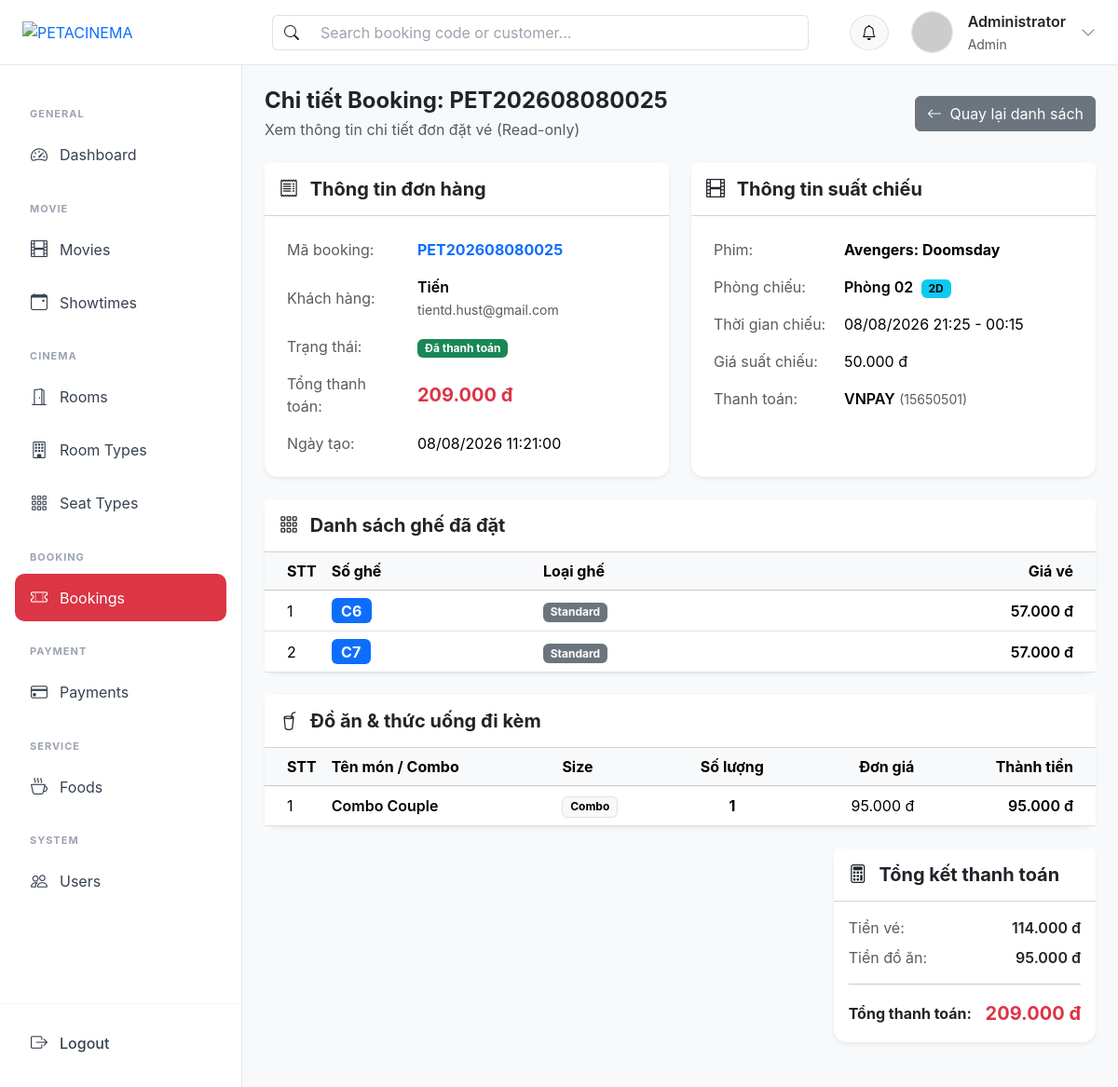
The app's page /?action=booking_show&id=25 (signed in) with its own data.
### tables this page shows
CREATE TABLE `bookings` (
  `id` int NOT NULL,
  `booking_code` varchar(30) DEFAULT NULL,
  `user_id` int NOT NULL,
  `showtime_id` int NOT NULL,
  `payment_id` int DEFAULT NULL,
  `total_amount` decimal(10,2) DEFAULT NULL,
  `status` enum('pending','paid','cancelled') DEFAULT 'pending',
  `created_at` timestamp NULL DEFAULT CURRENT_TIMESTAMP,
  `checkin_status` enum('pending','checked_in') NOT NULL DEFAULT 'pending',
  `checked_in_at` datetime DEFAULT NULL,
  `checked_in_by` int DEFAULT NULL
);

CREATE TABLE `users` (
  `id` int NOT NULL,
  `fullname` varchar(255) NOT NULL,
  `email` varchar(255) NOT NULL,
  `password` varchar(255) NOT NULL,
  `role` enum('user','staff','admin') DEFAULT 'user',
  `status` enum('active','inactive','banned') DEFAULT 'active',
  `created_at` timestamp NULL DEFAULT CURRENT_TIMESTAMP
);

CREATE TABLE `movies` (
  `id` int NOT NULL,
  `title` varchar(255) NOT NULL,
  `genres` varchar(255) DEFAULT NULL,
  `duration` int NOT NULL,
  `description` text,
  `trailer` varchar(255) DEFAULT NULL,
  `poster` varchar(255) DEFAULT NULL,
  `release_date` date DEFAULT NULL,
  `language` varchar(100) DEFAULT NULL,
  `director` varchar(255) DEFAULT NULL,
  `actors` text,
  `age_rating` varchar(20) DEFAULT NULL,
  `status` enum('coming_soon','now_showing','ended') DEFAULT 'coming_soon'
);

CREATE TABLE `rooms` (
  `id` int NOT NULL,
  `room_type_id` int NOT NULL,
  `name` varchar(100) NOT NULL,
  `total_seats` int NOT NULL
);

CREATE TABLE `room_types` (
  `id` int NOT NULL,
  `name` varchar(50) NOT NULL,
  `price_modifier` decimal(10,2) DEFAULT '0.00',
  `description` text
);

CREATE TABLE `showtimes` (
  `id` int NOT NULL,
  `movie_id` int NOT NULL,
  `room_id` int NOT NULL,
  `start_time` datetime NOT NULL,
  `end_time` datetime NOT NULL,
  `base_price` decimal(10,2) NOT NULL
);

CREATE TABLE `payments` (
  `id` int NOT NULL,
  `payment_method` varchar(100) DEFAULT NULL,
  `transaction_code` varchar(255) DEFAULT NULL,
  `amount` decimal(10,2) DEFAULT NULL,
  `status` enum('pending','completed','failed') DEFAULT 'pending',
  `payment_time` timestamp NULL DEFAULT NULL
);

CREATE TABLE `tickets` (
  `id` int NOT NULL,
  `booking_id` int NOT NULL,
  `seat_id` int NOT NULL,
  `price` decimal(10,2) NOT NULL
);

CREATE TABLE `seats` (
  `id` int NOT NULL,
  `room_id` int NOT NULL,
  `seat_type_id` int NOT NULL,
  `seat_number` varchar(10) NOT NULL,
  `row_char` varchar(2) DEFAULT NULL,
  `col_num` int DEFAULT NULL,
  `couple_group` varchar(100) DEFAULT NULL,
  `status` enum('available','maintenance') NOT NULL DEFAULT 'available'
);

CREATE TABLE `seat_types` (
  `id` int NOT NULL,
  `name` varchar(50) NOT NULL,
  `surcharge` decimal(10,2) DEFAULT '0.00',
  `description` text
);

CREATE TABLE `food_orders` (
  `id` int NOT NULL,
  `booking_id` int NOT NULL,
  `food_variant_id` int NOT NULL,
  `quantity` int NOT NULL,
  `price_at_booking` decimal(10,2) DEFAULT NULL,
  `delivered_at` datetime DEFAULT NULL,
  `delivered_by` int DEFAULT NULL,
  `delivery_status` enum('pending','delivered') NOT NULL DEFAULT 'pending'
);

CREATE TABLE `foods` (
  `id` int NOT NULL,
  `name` varchar(255) NOT NULL,
  `description` text,
  `image` varchar(255) DEFAULT NULL,
  `status` enum('active','inactive') DEFAULT 'active'
);

CREATE TABLE `food_variants` (
  `id` int NOT NULL,
  `food_id` int NOT NULL,
  `size` varchar(10) DEFAULT NULL,
  `price` decimal(10,2) DEFAULT NULL,
  `stock` int DEFAULT '0'
);

### views/admin/booking/show.php (the view, shortened to what the rows shown need)
<div class="d-flex align-items-center justify-content-between mb-4">
    <div>
        <h4 class="fw-bold mb-1">Chi tiết Booking: <?= htmlspecialchars($booking['booking_code'] ?? '') ?></h4>
        <p class="text-muted mb-0">Xem thông tin chi tiết đơn đặt vé (Read-only)</p>
    </div>
    <a href="<?= BASE_URL ?>?action=booking_list" class="btn btn-secondary">
        <i class="bi bi-arrow-left me-1"></i>
        Quay lại danh sách
    </a>
</div>
<div class="row g-4 mb-4">
    <div class="col-md-6">
        <div class="card shadow-sm h-100 border-0">
            <div class="card-header bg-white py-3">
                <h5 class="card-title mb-0 fw-bold">
                    <i class="bi bi-receipt me-2"></i> Thông tin đơn hàng
                </h5>
            </div>
            <div class="card-body">
                <table class="table table-borderless align-middle mb-0">
                    <tr>
                        <td class="text-muted" width="140">Mã booking:</td>
                        <td class="fw-bold text-primary"><?= htmlspecialchars($booking['booking_code'] ?? '') ?></td>
                    </tr>
                    <tr>
                        <td class="text-muted">Khách hàng:</td>
                        <td>
                            <div class="fw-semibold"><?= htmlspecialchars($booking['customer_name'] ?? '') ?></div>
                            <small class="text-muted"><?= htmlspecialchars($booking['customer_email'] ?? '') ?></small>
                        </td>
                    </tr>
                    <tr>
                        <td class="text-muted">Trạng thái:</td>
                        <td>
                            <?php
                            $statusClass = match ($booking['status'] ?? '') {
                                'pending'   => 'bg-warning text-dark',
                                'paid'      => 'bg-success',
                                'cancelled' => 'bg-secondary',
                                default     => 'bg-dark',
                            };
                            $statusLabel = match ($booking['status'] ?? '') {
                                'pending'   => 'Chờ xử lý',
                                'paid'      => 'Đã thanh toán',
                                'cancelled' => 'Đã hủy',
                                default     => 'Không xác định',
                            };
                            ?>
                            <span class="badge <?= $statusClass ?>"><?= $statusLabel ?></span>
                        </td>
                    </tr>
                    <tr>
                        <td class="text-muted">Tổng thanh toán:</td>
                        <td class="fw-bold text-danger fs-5"><?= number_format((float)($booking['total_amount'] ?? 0), 0, ',', '.') ?> đ</td>
                    </tr>
                    <tr>
                        <td class="text-muted">Ngày tạo:</td>
                        <td><?= !empty($booking['created_at']) ? date('d/m/Y H:i:s', strtotime($booking['created_at'])) : '-' ?></td>
                    </tr>
                </table>
            </div>
        </div>
    </div>
    <div class="col-md-6">
        <div class="card shadow-sm h-100 border-0">
            <div class="card-header bg-white py-3">
                <h5 class="card-title mb-0 fw-bold">
                    <i class="bi bi-film me-2"></i> Thông tin suất chiếu
                </h5>
            </div>
            <div class="card-body">
                <table class="table table-borderless align-middle mb-0">
                    <tr>
                        <td class="text-muted" width="140">Phim:</td>
                        <td class="fw-bold"><?= htmlspecialchars($booking['movie_title'] ?? '') ?></td>
                    </tr>
                    <tr>
                        <td class="text-muted">Phòng chiếu:</td>
                        <td>
                            <span class="fw-semibold"><?= htmlspecialchars($booking['room_name'] ?? '') ?></span>
                            <?php if (!empty($booking['room_type_name'])): ?>
                                <span class="badge text-bg-info ms-1"><?= htmlspecialchars($booking['room_type_name']) ?></span>
                            <?php endif; ?>
                        </td>
                    </tr>
                    <tr>
                        <td class="text-muted">Thời gian chiếu:</td>
                        <td>
                            <?= !empty($booking['start_time']) ? date('d/m/Y H:i', strtotime($booking['start_time'])) : '-' ?>
                            -
                            <?= !empty($booking['end_time']) ? date('H:i', strtotime($booking['end_time'])) : '-' ?>
                        </td>
                    </tr>
                    <tr>
                        <td class="text-muted">Giá suất chiếu:</td>
                        <td><?= number_format((float)($booking['base_price'] ?? 0), 0, ',', '.') ?> đ</td>
                    </tr>
                    <?php if (!empty($booking['payment_method'])): ?>
                        <tr>
                            <td class="text-muted">Thanh toán:</td>
                            <td>
                                <span class="text-uppercase fw-semibold"><?= htmlspecialchars($booking['payment_method']) ?></span>
                                <?php if (!empty($booking['transaction_code'])): ?>
                                    <small class="text-muted">(<?= htmlspecialchars($booking['transaction_code']) ?>)</small>
                                <?php endif; ?>
                            </td>
                        </tr>
                    <?php endif; ?>
                </table>
            </div>
        </div>
    </div>
</div>
<div class="card shadow-sm border-0 mb-4">
    <div class="card-header bg-white py-3">
        <h5 class="card-title mb-0 fw-bold">
            <i class="bi bi-grid-3x3-gap me-2"></i> Danh sách ghế đã đặt
        </h5>
    </div>
    <div class="card-body p-0">
        <div class="table-responsive">
            <table class="table table-hover align-middle mb-0">
                <thead class="table-light">
                    <tr>
                        <th width="60" class="ps-4">STT</th>
                        <th>Số ghế</th>
                        <th>Loại ghế</th>
                        <th class="text-end pe-4">Giá vé</th>
                    </tr>
                </thead>
                <tbody>
                    <?php if (!empty($tickets)): ?>
                        <?php foreach ($tickets as $idx => $ticket): ?>
                            <tr>
                                <td class="ps-4"><?= $idx + 1 ?></td>
                                <td>
                                    <span class="badge text-bg-primary fs-6"><?= htmlspecialchars($ticket['seat_number']) ?></span>
                                </td>
                                <td>
                                    <?php
                                    $seatTypeBadge = match ($ticket['seat_type_name'] ?? '') {
                                        'VIP' => 'bg-warning text-dark',
                                        'Couple' => 'bg-danger',
                                        default => 'bg-secondary',
                                    };
                                    ?>
                                    <span class="badge <?= $seatTypeBadge ?>"><?= htmlspecialchars($ticket['seat_type_name'] ?? 'Standard') ?></span>
                                </td>
                                <td class="text-end pe-4 fw-semibold">
                                    <?= number_format((float)$ticket['ticket_price'], 0, ',', '.') ?> đ
                                </td>
                            </tr>
                        <?php endforeach; ?>
                    <?php endif; ?>
                </tbody>
            </table>
        </div>
    </div>
</div>
<div class="card shadow-sm border-0 mb-4">
    <div class="card-header bg-white py-3">
        <h5 class="card-title mb-0 fw-bold">
            <i class="bi bi-cup-straw me-2"></i> Đồ ăn & thức uống đi kèm
        </h5>
    </div>
    <div class="card-body p-0">
        <div class="table-responsive">
            <table class="table table-hover align-middle mb-0">
                <thead class="table-light">
                    <tr>
                        <th width="60" class="ps-4">STT</th>
                        <th>Tên món / Combo</th>
                        <th>Size</th>
                        <th class="text-center">Số lượng</th>
                        <th class="text-end">Đơn giá</th>
                        <th class="text-end pe-4">Thành tiền</th>
                    </tr>
                </thead>
                <tbody>
                    <?php if (!empty($foodOrders)): ?>
                        <?php foreach ($foodOrders as $idx => $fo): ?>
                            <?php $subtotal = (float) $fo['price_at_booking'] * (int) $fo['quantity']; ?>
                            <tr>
                                <td class="ps-4"><?= $idx + 1 ?></td>
                                <td class="fw-semibold"><?= htmlspecialchars($fo['food_name']) ?></td>
                                <td><span class="badge text-bg-light border"><?= htmlspecialchars($fo['variant_size'] ?: '-') ?></span></td>
                                <td class="text-center fw-bold"><?= (int) $fo['quantity'] ?></td>
                                <td class="text-end"><?= number_format((float) $fo['price_at_booking'], 0, ',', '.') ?> đ</td>
                                <td class="text-end pe-4 fw-semibold"><?= number_format($subtotal, 0, ',', '.') ?> đ</td>
                            </tr>
                        <?php endforeach; ?>
                    <?php endif; ?>
                </tbody>
            </table>
        </div>
    </div>
</div>
<div class="row justify-content-end mb-4">
    <div class="col-lg-5 col-xl-4">
        <div class="card shadow-sm border-0">
            <div class="card-header bg-white py-3">
                <h5 class="card-title mb-0 fw-bold">
                    <i class="bi bi-calculator me-2"></i> Tổng kết thanh toán
                </h5>
            </div>
            <div class="card-body">
                <div class="d-flex justify-content-between mb-2">
                    <span class="text-muted">Tiền vé:</span>
                    <span class="fw-semibold"><?= number_format((float) $ticketTotal, 0, ',', '.') ?> đ</span>
                </div>
                <div class="d-flex justify-content-between mb-3">
                    <span class="text-muted">Tiền đồ ăn:</span>
                    <span class="fw-semibold"><?= number_format((float) $foodTotal, 0, ',', '.') ?> đ</span>
                </div>
                <hr>
                <div class="d-flex justify-content-between align-items-center">
                    <span class="fw-bold">Tổng thanh toán:</span>
                    <span class="fw-bold text-danger fs-5">
                        <?= number_format((float) ($booking['total_amount'] ?? 0), 0, ',', '.') ?> đ
                    </span>
                </div>
            </div>
        </div>
    </div>
</div>

### records on screen
bookings: booking_code "PET202608080025", user.fullname "Tiến", user.email "tientd.hust@gmail.com", status "Đã thanh toán", total_amount "209.000", created_at "08/08/2026 11:21:00", movies.title "Avengers: Doomsday", rooms.name "Phòng 02", room_types.name "2D", showtime.start_time "08/08/2026 21:25", showtime.end_time "00:15", showtime.base_price "50.000", payment.payment_method "VNPAY", payment.transaction_code "15650501"
tickets: seat.seat_number "C6", seat_types.name "Standard", price "57.000"
tickets: seat.seat_number "C7", seat_types.name "Standard", price "57.000"
food_orders: foods.name "Combo Couple", food_variant.size "Combo", quantity "1", price_at_booking "95.000", subtotal "95.000", foodTotal "95.000"

### other values on screen
$user['fullname'] "Administrator"
$user['role'] "Admin"
$ticketTotal "114.000"
